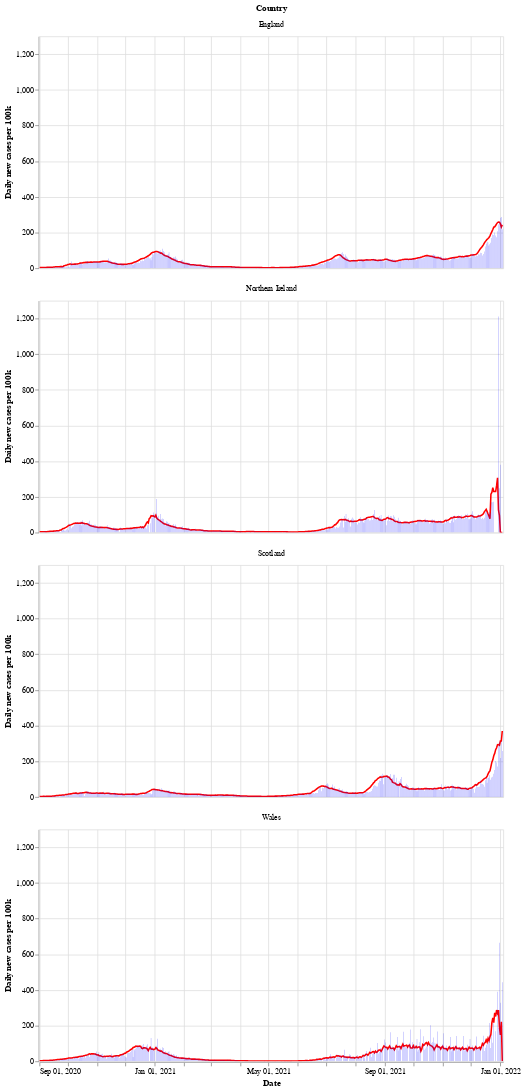

The cell this chart's notebook holds for it:
### Markdown cell above
Next is a bar chart of the number of new cases in each country (per 100k population), with the 7 day moving average of cases. Again we see that Wales saw a longer period of raising and falling cases compared to the other countries.

After a period of cases falling, each nation is now seeing a rise in the number of cases - especially in Wales.

### Code cell
# collapse
bars = alt.Chart(uk_cases).mark_bar().encode(
    x=alt.X("yearmonthdate(date):T", axis=alt.Axis(title='Date')),
    y=alt.Y("newCasesRate:Q", axis=alt.Axis(title='Daily new cases per 100k')),
    tooltip='newCasesRate',
    color=alt.condition(
        alt.datum.dailyChange > 0,
        alt.value("orange"),  # The positive color
        alt.value("blue")  # The negative color
    )
).properties(title='New cases per 100k population with rolling 7 day average', width=600).interactive()
line = alt.Chart(uk_cases).mark_line(
    color='red',
    size=2,
).transform_window(
    rolling_mean='mean(newCasesRate)',
    frame=[0, 7],
    groupby=['areaName']
).encode(
    x='yearmonthdate(date):T',
    y='rolling_mean:Q'
)
alt.layer(line, bars, data=uk_cases).facet(alt.Row('areaName', title='Country'), columns=1)

### Figure 1 — Vega-Lite specification as saved in the notebook (floating-point values rounded to 4 significant figures; data arrays with more than 128 entries replaced by an {"elided": "..."} marker saying what was removed)
{"config": {"view": {"continuousWidth": 400, "continuousHeight": 300}}, "data": {"name": "data-a397bf71d8233c603f9322bf0fec78cb"}, "facet": {"type": "nominal", "field": "areaName", "title": "Country"}, "spec": {"layer": [{"mark": {"type": "line", "color": "red", "size": 2}, "encoding": {"x": {"type": "temporal", "field": "date", "timeUnit": "yearmonthdate"}, "y": {"type": "quantitative", "field": "rolling_mean"}}, "transform": [{"window": [{"op": "mean", "field": "newCasesRate", "as": "rolling_mean"}], "frame": [0, 7], "groupby": ["areaName"]}]}, {"mark": "bar", "encoding": {"color": {"condition": {"value": "orange", "test": "(datum.dailyChange > 0)"}, "value": "blue"}, "tooltip": {"type": "quantitative", "field": "newCasesRate"}, "x": {"type": "temporal", "axis": {"title": "Date"}, "field": "date", "timeUnit": "yearmonthdate"}, "y": {"type": "quantitative", "axis": {"title": "Daily new cases per 100k"}, "field": "newCasesRate"}}, "selection": {"selector002": {"type": "interval", "bind": "scales", "encodings": ["x", "y"]}}, "title": "New cases per 100k population with rolling 7 day average", "width": 600}]}, "columns": 1, "$schema": "https://vega.github.io/schema/vega-lite/v4.8.1.json", "datasets": {"data-a397bf71d8233c603f9322bf0fec78cb": {"elided": "1960 records"}}}
